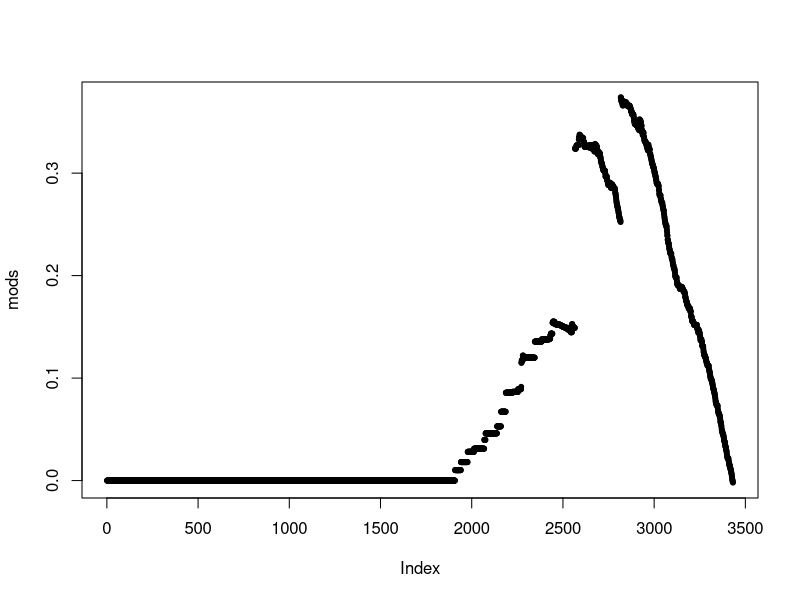
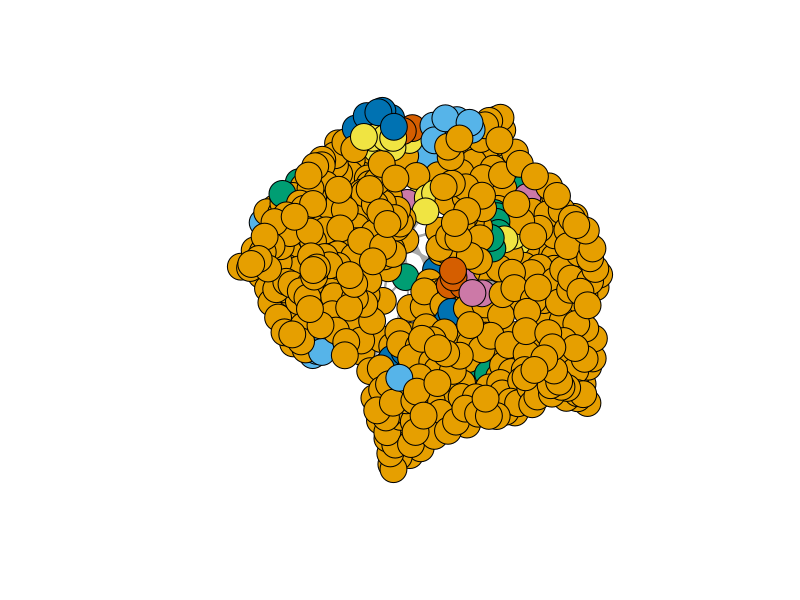

These figures' R source, in order:
library(dplyr)
library(igraph)

setwd('/Users/Sofia/Desktop/Stanford/Autumn 2017/CS224W/cs224w-uber-movement/data/washington')
wel <- read.csv('weighted_edgelist.csv', header = FALSE)
wel <- wel %>% filter(V3 > 0) 

# Get rid of outliers 
#wel <- wel[order(wel$V3, decreasing = TRUE),]
#wel <- wel[5:nrow(wel),]

g <- graph.data.frame(wel, directed=TRUE);

GA <- as_adjacency_matrix(g,type="both",
                          names=TRUE,
                          sparse=FALSE,
                          attr="V3");

ebc <- cluster_edge_betweenness(g, 
                                weights = wel$V3, 
                                directed = TRUE,
                                edge.betweenness = TRUE, 
                                merges = TRUE, 
                                bridges = TRUE,
                                modularity = TRUE, 
                                membership = TRUE)

# Now we have the merges/splits and we need to calculate the modularity
# for each merge for this we'll use a function that for each edge
# removed will create a second graph, check for its membership and use
# that membership to calculate the modularity

mods <- sapply(0:ecount(g), function(i){
    g2 <- delete.edges(g, ebc$removed.edges[seq(length=i)])
    cl <- clusters(g2)$membership
    modularity(g,cl)
})

# we can now plot all modularities
plot(mods, pch=20)

# Now, let's color the nodes according to their membership
#g2<-delete.edges(g, ebc$removed.edges[seq(length=which.max(mods)-1)])
g2 <- delete.edges(g, ebc$removed.edges[seq(length=2500)])
V(g)$color <- clusters(g2)$membership
g$layout <- layout.fruchterman.reingold

# plot it
# plot(g)
plot(g, vertex.label=NA)

# save it to file for plotting in python 
membership <- data.frame(node_id = as.numeric(V(g)), 
                         comm = as.numeric(V(g)$color))
write.table(membership, "communities.txt", 
            row.names = FALSE, 
            col.names = FALSE, 
            sep = ",")

# Hubs and Authorities

HITS <- data.frame(nid = as.numeric(V(g)), 
                   Hubs = hub_score(g, weights = wel$V3)$vector,
                   Authorities = authority_score(g, weights = wel$V3)$vector)

write.table(HITS, "HITS.txt", 
            row.names = FALSE, 
            col.names = FALSE, 
            sep = ",")

# Closeness centrality

closeness_all <- closeness(g, vids = V(g), 
                           mode = "all",
                           weights = wel$V3, 
                           normalized = TRUE)

closeness <- data.frame(nid = as.numeric(V(g)), 
                        c_all = closeness_all)

write.table(closeness, "closeness.txt", 
            row.names = FALSE, 
            col.names = FALSE, 
            sep = ",")
